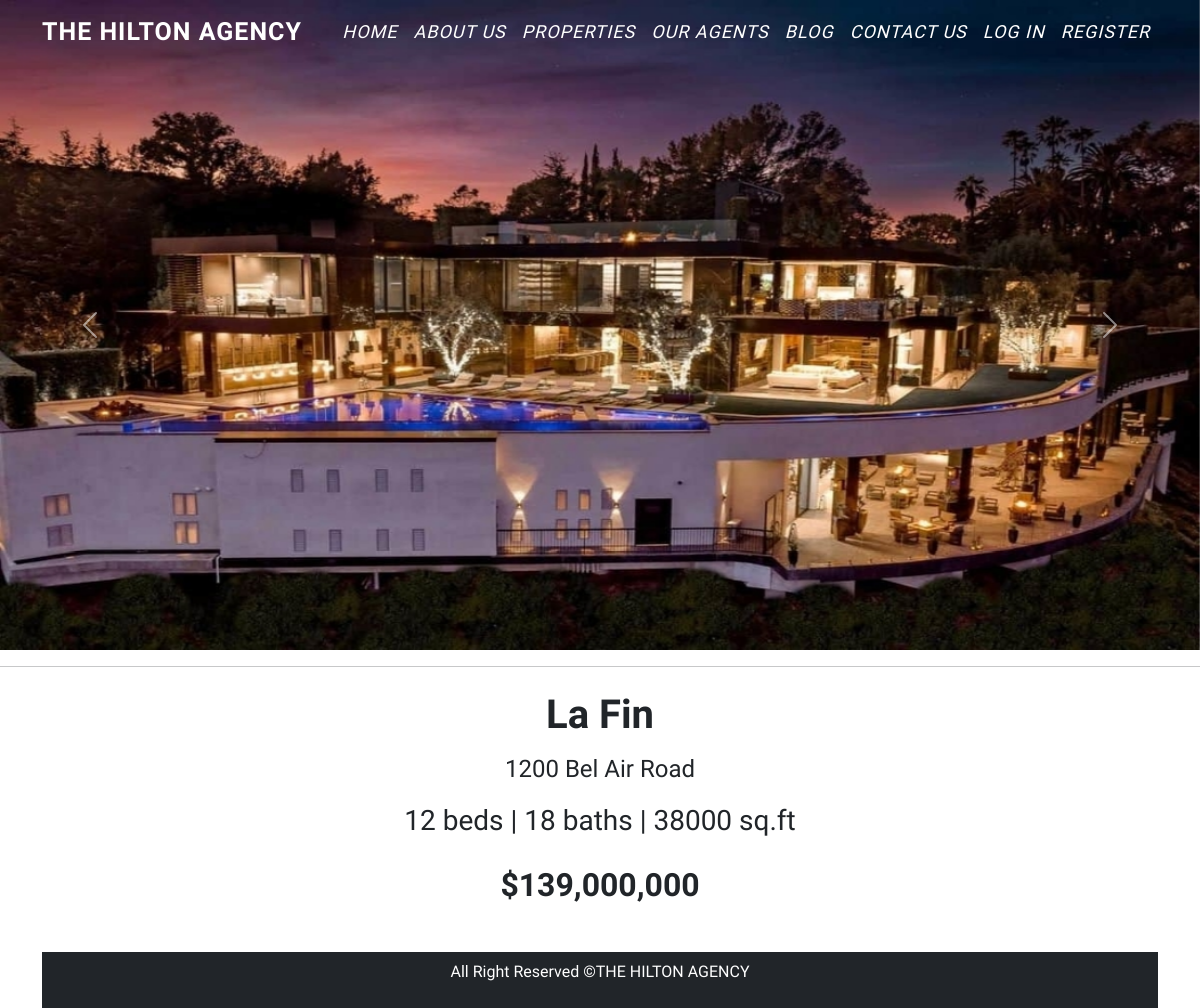
/properties-read-more.php?id=3, run on an earlier commit of the app's database.
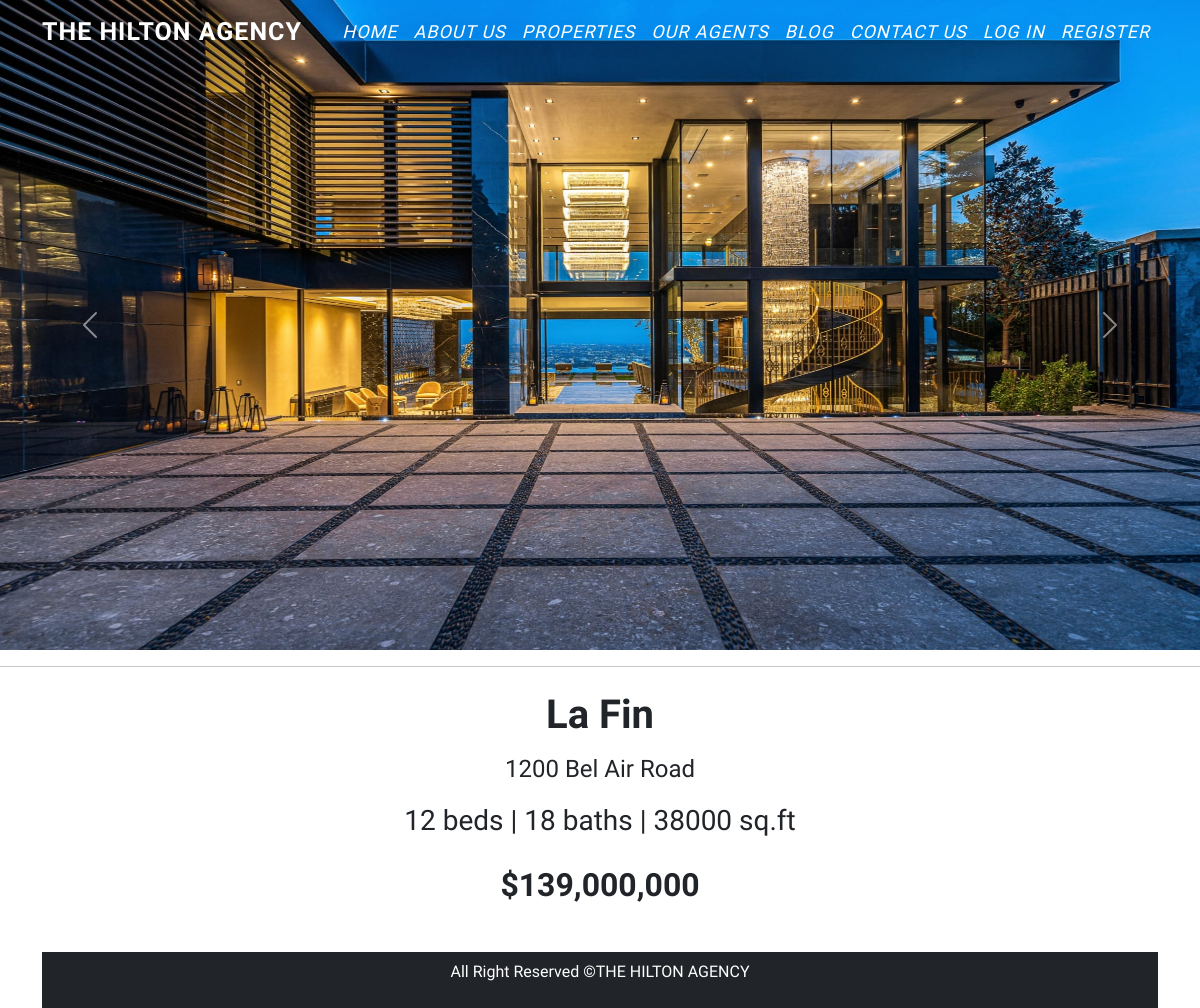
And on a later commit of the database.
### tables this page shows
CREATE TABLE `property_article` (
  `id` int(11) NOT NULL,
  `image` varchar(50) DEFAULT NULL,
  `image2` varchar(50) DEFAULT NULL,
  `image3` varchar(50) DEFAULT NULL,
  `image4` varchar(50) DEFAULT NULL,
  `image5` varchar(50) DEFAULT NULL
);

CREATE TABLE `property_description` (
  `id` int(11) NOT NULL,
  `name` varchar(50) DEFAULT NULL,
  `location` varchar(50) DEFAULT NULL,
  `address` varchar(50) DEFAULT NULL,
  `beds` int(11) DEFAULT NULL,
  `baths` int(11) DEFAULT NULL,
  `size` int(11) DEFAULT NULL,
  `price` varchar(50) DEFAULT NULL,
  `description` longtext DEFAULT NULL
);

### properties-read-more.php (the view, shortened to what this page needs)
<!DOCTYPE html>
<html lang="en">
<head>
	<link href="https://cdn.jsdelivr.net/npm/bootstrap@5.2.0-beta1/dist/css/bootstrap.min.css" rel="stylesheet">
  <link rel="stylesheet" href="css/property_article1.css?<?php echo time();?>">
</head>
<body>
  <nav class="navbar navbar-expand-lg navbar-light fixed-top">
  <div class="container">
    <a class="navbar-brand" href="home.php"><b>THE HILTON AGENCY</b></a>
    <div class="collapse navbar-collapse" id="navbarSupportedContent">
    <ul class="navbar-nav ms-auto mb-2 mb-lg-0">
    <li class="nav-item">
            <a class="nav-link" href="home.php">Home</a>
          </li>
          <li class="nav-item">
            <a class="nav-link" href="aboutus.php">About us</a>
          </li>
          <li class="nav-item">
            <a class="nav-link" href="index.php">Properties</a>
          </li>
          <li class="nav-item">
            <a class="nav-link" href="agents.php">Our Agents</a>
          </li>
          <li class="nav-item">
            <a class="nav-link" href="blogpage.php">Blog</a>
          </li>
          <li class="nav-item">
            <a class="nav-link" href="contact_form.php">Contact us</a>
          </li>
          <?php
            if(isset($_SESSION['username'])) {
                echo '<li class="nav-item">
                        <a class="nav-link" href="#">'. $_SESSION['username'] .'</a>
                      </li>
                      <li class="nav-item">
                        <a class="nav-link" href="logout.php">Logout</a>
                      </li>';
            } else {
                echo '<li class="nav-item">
                        <a class="nav-link" href="login.php">Log In</a>
                      </li>
                      <li class="nav-item">
                        <a class="nav-link" href="register.php">Register</a>
                      </li>';
            }
          ?>
    </ul>
    </div>
  </div>
  </nav>
  <div id="carouselExampleControls" class="carousel slide" data-bs-ride="carousel">
    <div class="carousel-inner">
    <?php
      $propertyID = $_GET['id'];
      $servername = "localhost";
      $username = "root";
      $password = "";
      $dbname = "hiltonagency";
      $conn = new mysqli($servername, $username, $password, $dbname);
      $sql = "SELECT * FROM property_article WHERE id=$propertyID";
      $result = $conn->query($sql);
      if ($result->num_rows > 0) {
        while($row = $result->fetch_assoc()) {
            echo '<div class="carousel-item active">
                    <img src="'. $row['image'] .'" class="d-block w-100" alt="...">
                  </div>
                  <div class="carousel-item">
                    <img src="'. $row['image2'] .'" class="d-block w-100" alt="...">
                  </div>
                  <div class="carousel-item">
                    <img src="'. $row['image3'] .'" class="d-block w-100" alt="...">
                  </div>
                  <div class="carousel-item">
                    <img src="'. $row['image4'] .'" class="d-block w-100" alt="...">
                  </div>
                  <div class="carousel-item">
                    <img src="'. $row['image5'] .'" class="d-block w-100" alt="...">
                  </div>';
        }
      } else {
        echo "0 results";
      }
    ?>
    </div>
    <button class="carousel-control-prev" type="button" data-bs-target="#carouselExampleControls" data-bs-slide="prev">
      <span class="carousel-control-prev-icon" aria-hidden="true"></span>
    </button>
    <button class="carousel-control-next" type="button" data-bs-target="#carouselExampleControls" data-bs-slide="next">
      <span class="carousel-control-next-icon" aria-hidden="true"></span>
    </button>
  </div>
  <hr>
  <div class="container mt-4">
    <div class="row">
      <div class="col-lg-12">
    <article>
      <header class="mb-4">
        <?php
          $propertyID = $_GET['id'];
          $servername = "localhost";
          $username = "root";
          $password = "";
          $dbname = "hiltonagency";
          $conn = new mysqli($servername, $username, $password, $dbname);
          $sql = "SELECT * FROM property_description WHERE id=$propertyID";
          $result = $conn->query($sql);
          if ($result->num_rows > 0) {
            while($row = $result->fetch_assoc()) {
              echo '<h1 class="fw-bolder mb-3 text-center">'. $row["name"] .'</h1>
              <h4 class="mb-3 text-center">'. $row["address"] .' </h4>
              <p class="fs-3 mb-4 text-center">' . $row["beds"] . ' beds <span>|</span> ' . $row["baths"] . ' baths <span>|</span> ' . $row["size"] . ' sq.ft</p>
              <h2 class="fw-bold text-center">$'. $row["price"] . '</p>
              </header>
              <section class="mb-5">
              '.$row["description"].'
              </section>';
            }
          } else {
            echo "0 results";
          }
        ?>
  </article>
  <footer class="bg-dark p-2 text-center">
      <div class="container">
          <p class="text-white">All Right Reserved &copy;THE HILTON AGENCY</p>
      </div>
  </footer>
</body>
</html>

### css/property_article1.css (style rules this page uses)
* { font-family: 'Raleway', sans-serif; }
body { background-color: white; }
.navbar-nav a { font-size: 18px; font-style: italic; text-transform: uppercase; font-weight: 500; color: white; }
.navbar-brand { color: white; font-size: 25px; }
.navbar-light { color: black; font-size: 25px; text-transform: uppercase; font-weight: 700; letter-spacing: 1px; }
img { height: 650px; }

What changed in the data, as far as the page shows it:
removed property_article: image (picture)
added property_article: image (picture)
